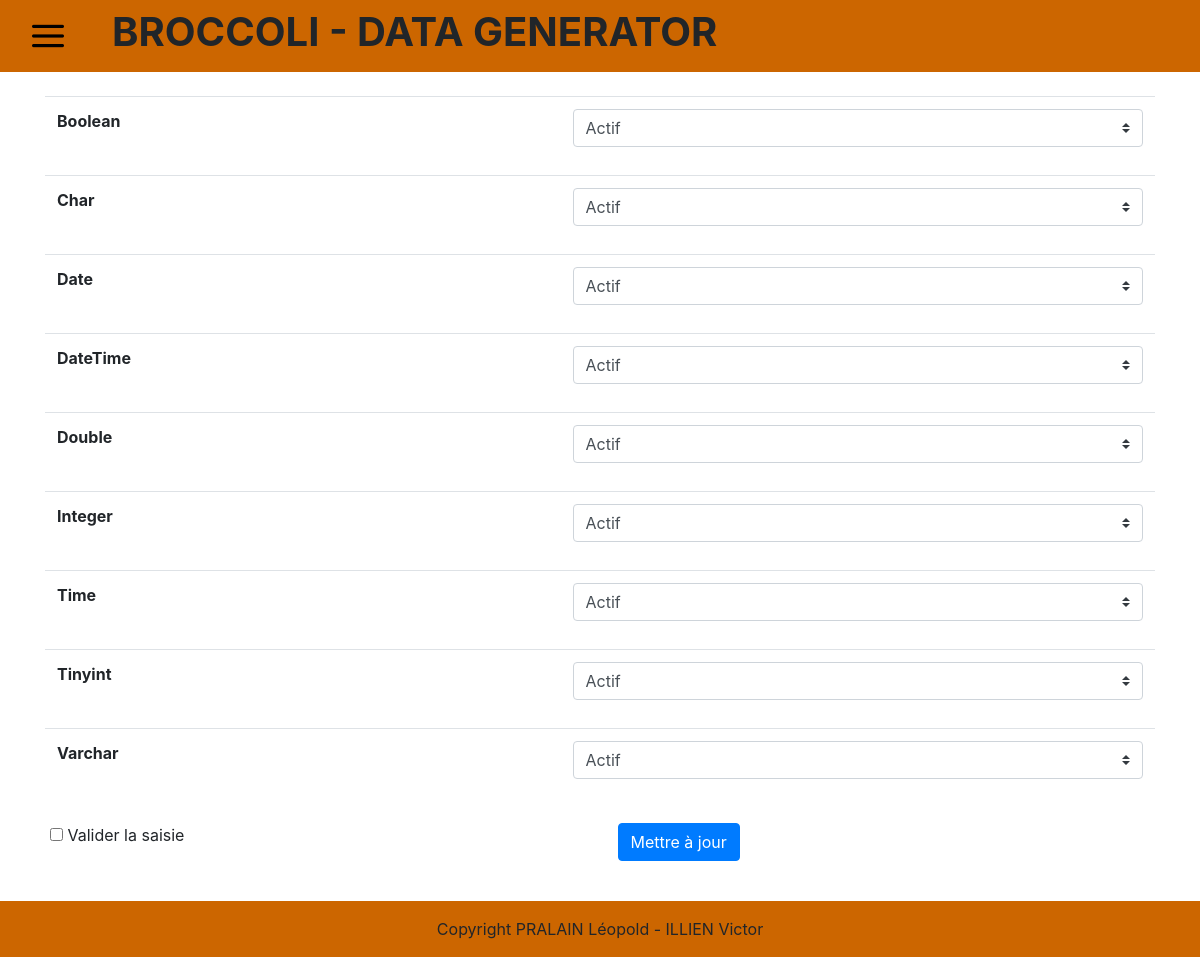
The page /back.php on the database its author committed.
### tables this page shows
CREATE TABLE type_champ(
        type_champ Varchar (512) NOT NULL ,
        actif      Bool NOT NULL
	,CONSTRAINT type_champ_PK PRIMARY KEY (type_champ)
);

### php/database.php (called while the page is built, shortened)
<?php
	function dbRequestTypeActif($db) {
		try {
			$request = 'SELECT * FROM type_champ';
			$statement = $db->prepare($request);
			$statement->execute();
			$result = $statement->fetchAll(PDO::FETCH_ASSOC);
		} catch (PDOException $exception) {
			error_log('Request error: ' .$exception->getMessage());
			return false;
		}
		return $result;
	}
 ?>

### html/back.php (the view, shortened to what this page needs)
<!DOCTYPE html>
<html lang="fr">
<head>
	<link rel="stylesheet" href="https://stackpath.bootstrapcdn.com/bootstrap/4.4.1/css/bootstrap.min.css">
</head>
<body>
	<header>
		<nav class="navbar navbar-expand-lg navbar-light" style="background-color: #CC6600;">
			<div class="collapse navbar-collapse" id="navbarSupportedContent">
				<a class="nav-link" href="#" id="navbarDropdown" role="button" data-toggle="dropdown" aria-haspopup="true"aria-expanded="true"><img src="../img/icon/Menu.png" width="50%"></a>
				<div class="text-center"><h1 style="font-weight: bold;">BROCCOLI - DATA GENERATOR</h1></div>
			</div>
		</nav>
	</header>
	<?php
		require_once("../php/database.php");
		$db = dbConnect();
		$champType = dbRequestTypeActif($db);
	?>
	<br>
	<form method="post">
		<div class="container">
			<table class="table">
				<tbody>
					<?php foreach($champType as $champ) { ?>
						<tr>
							<th scope="row"><?php echo $champ['type_champ']; ?></th>
							<td>
								<div class="input-group mb-3">
									<select class="custom-select" name= <?php echo "actif".$champ['type_champ']; ?>>
										<?php
											if ($champ['actif'] == 1) {
												echo "<option value='Actif' selected>Actif</option>"
													 ."<option value='Inactif'>Inactif</option>";
											} else {
												echo "<option value='Actif'>Actif</option>"
													."<option value='Inactif' selected>Inactif</option>";
											}
										?>
									</select>
								</div>
							</td>
						</tr>
					<?php } ?>
				</tbody>
			</table>
			<div class="row">
				<div class="form-check col">
					<input type="checkbox" name="check">
					<label class="form-check-label" for="check">Valider la saisie</label>
				</div>
				<div class="col">
					<button type="submit" class="btn btn-primary" id="maj">Mettre à jour</button>
				</div>
			</div>
		</div>
	</form>
	<br><br><br><br>
	<footer class="fixed-bottom" style="background-color: #CC6600;">
		<div class="footer-copyright py-3 text-center">
			Copyright PRALAIN Léopold - ILLIEN Victor
		</div>
	</footer>
</body>
</html>

### rows shown on the page
type_champ: type_champ "Boolean", actif+type_champ "Actif"
type_champ: type_champ "Char", actif+type_champ "Actif"
type_champ: type_champ "Date", actif+type_champ "Actif"
type_champ: type_champ "DateTime", actif+type_champ "Actif"
type_champ: type_champ "Double", actif+type_champ "Actif"
type_champ: type_champ "Integer", actif+type_champ "Actif"
type_champ: type_champ "Time", actif+type_champ "Actif"
type_champ: type_champ "Tinyint", actif+type_champ "Actif"
type_champ: type_champ "Varchar", actif+type_champ "Actif"
